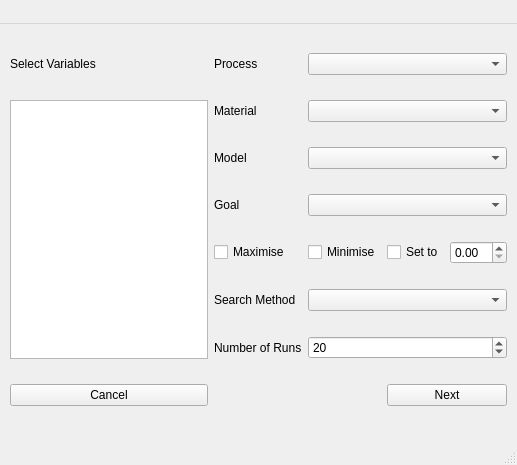
<?xml version="1.0" encoding="UTF-8"?>
<ui version="4.0">
 <class>MainWindow</class>
 <widget class="QMainWindow" name="MainWindow">
  <property name="geometry">
   <rect>
    <x>0</x>
    <y>0</y>
    <width>517</width>
    <height>465</height>
   </rect>
  </property>
  <property name="windowTitle">
   <string>MainWindow</string>
  </property>
  <widget class="QWidget" name="centralwidget">
   <layout class="QGridLayout" name="gridLayout">
    <property name="leftMargin">
     <number>10</number>
    </property>
    <property name="topMargin">
     <number>10</number>
    </property>
    <property name="rightMargin">
     <number>10</number>
    </property>
    <property name="bottomMargin">
     <number>10</number>
    </property>
    <item row="0" column="2">
     <widget class="QLabel" name="process_label">
      <property name="text">
       <string>Process</string>
      </property>
     </widget>
    </item>
    <item row="4" column="3">
     <widget class="QCheckBox" name="minimise_checkbox">
      <property name="text">
       <string>Minimise</string>
      </property>
     </widget>
    </item>
    <item row="0" column="0">
     <widget class="QLabel" name="variables_label">
      <property name="maximumSize">
       <size>
        <width>16777215</width>
        <height>12</height>
       </size>
      </property>
      <property name="text">
       <string>Select Variables</string>
      </property>
     </widget>
    </item>
    <item row="1" column="2">
     <widget class="QLabel" name="material_label">
      <property name="text">
       <string>Material</string>
      </property>
     </widget>
    </item>
    <item row="2" column="2">
     <widget class="QLabel" name="model_label">
      <property name="text">
       <string>Model</string>
      </property>
     </widget>
    </item>
    <item row="4" column="2">
     <widget class="QCheckBox" name="maximise_checkbox">
      <property name="text">
       <string>Maximise</string>
      </property>
     </widget>
    </item>
    <item row="6" column="2">
     <widget class="QLabel" name="runsno_label">
      <property name="text">
       <string>Number of Runs</string>
      </property>
     </widget>
    </item>
    <item row="5" column="2">
     <widget class="QLabel" name="searchmethod_label">
      <property name="text">
       <string>Search Method</string>
      </property>
     </widget>
    </item>
    <item row="3" column="2">
     <widget class="QLabel" name="goal_label">
      <property name="text">
       <string>Goal</string>
      </property>
     </widget>
    </item>
    <item row="7" column="4" colspan="2">
     <widget class="QPushButton" name="next_button">
      <property name="text">
       <string>Next</string>
      </property>
     </widget>
    </item>
    <item row="4" column="4">
     <widget class="QCheckBox" name="setto_checkbox">
      <property name="text">
       <string>Set to</string>
      </property>
     </widget>
    </item>
    <item row="4" column="5">
     <widget class="QDoubleSpinBox" name="setto_value"/>
    </item>
    <item row="7" column="0">
     <widget class="QPushButton" name="cancel_button">
      <property name="text">
       <string>Cancel</string>
      </property>
     </widget>
    </item>
    <item row="0" column="3" colspan="3">
     <widget class="QComboBox" name="process_dropdown"/>
    </item>
    <item row="1" column="3" colspan="3">
     <widget class="QComboBox" name="material_dropdown"/>
    </item>
    <item row="2" column="3" colspan="3">
     <widget class="QComboBox" name="model_dropdown"/>
    </item>
    <item row="3" column="3" colspan="3">
     <widget class="QComboBox" name="goal_dropdown"/>
    </item>
    <item row="5" column="3" colspan="3">
     <widget class="QComboBox" name="searchmethod_dropdown"/>
    </item>
    <item row="6" column="3" colspan="3">
     <widget class="QSpinBox" name="runsno_value">
      <property name="maximum">
       <number>100</number>
      </property>
      <property name="value">
       <number>20</number>
      </property>
     </widget>
    </item>
    <item row="1" column="0" rowspan="6">
     <widget class="QListWidget" name="variables_listwidget"/>
    </item>
   </layout>
  </widget>
  <widget class="QMenuBar" name="menubar">
   <property name="geometry">
    <rect>
     <x>0</x>
     <y>0</y>
     <width>16777214</width>
     <height>24</height>
    </rect>
   </property>
   <property name="minimumSize">
    <size>
     <width>16777214</width>
     <height>24</height>
    </size>
   </property>
  </widget>
  <widget class="QStatusBar" name="statusbar"/>
 </widget>
 <resources/>
 <connections/>
</ui>
